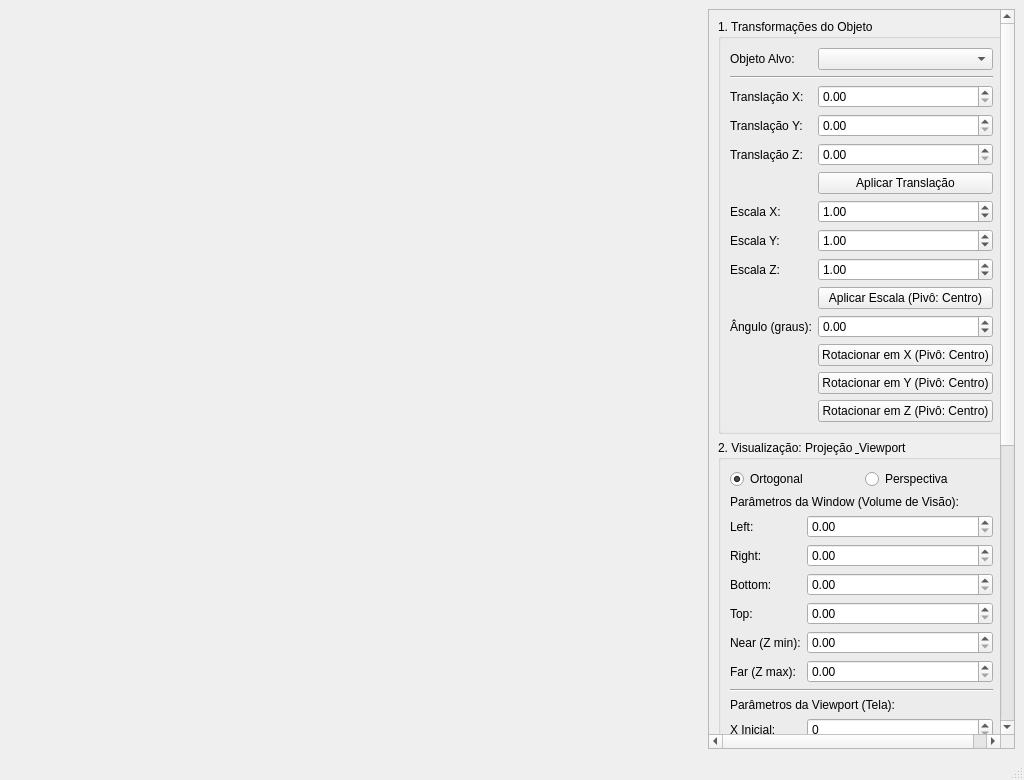
<?xml version="1.0" encoding="UTF-8"?>
<ui version="4.0">
 <class>MainWindow</class>
 <widget class="QMainWindow" name="MainWindow">
  <property name="geometry">
   <rect>
    <x>0</x>
    <y>0</y>
    <width>1024</width>
    <height>780</height>
   </rect>
  </property>
  <property name="windowTitle">
   <string>Computação Gráfica - Entregas</string>
  </property>
  <widget class="QWidget" name="centralwidget">
   <layout class="QHBoxLayout" name="horizontalLayout">
    <item>
     <widget class="DisplayFileWidget" name="areaDeDesenho" native="true">
      <property name="sizePolicy">
       <sizepolicy hsizetype="Expanding" vsizetype="Expanding">
        <horstretch>1</horstretch>
        <verstretch>0</verstretch>
       </sizepolicy>
      </property>
     </widget>
    </item>
    <item>
     <widget class="QScrollArea" name="scrollArea">
      <property name="minimumSize">
       <size>
        <width>270</width>
        <height>0</height>
       </size>
      </property>
      <property name="widgetResizable">
       <bool>true</bool>
      </property>
      <widget class="QWidget" name="controlsContainer">
       <property name="geometry">
        <rect>
         <x>0</x>
         <y>0</y>
         <width>251</width>
         <height>856</height>
        </rect>
       </property>
       <layout class="QVBoxLayout" name="verticalLayout">
        <item>
         <widget class="QGroupBox" name="groupBox_transform">
          <property name="title">
           <string>1. Transformações do Objeto</string>
          </property>
          <layout class="QFormLayout" name="formLayout">
           <item row="0" column="0">
            <widget class="QLabel" name="label">
             <property name="text">
              <string>Objeto Alvo:</string>
             </property>
            </widget>
           </item>
           <item row="0" column="1">
            <widget class="QComboBox" name="comboBox_objetos"/>
           </item>
           <item row="1" column="0" colspan="2">
            <widget class="Line" name="line_3">
             <property name="orientation">
              <enum>Qt::Horizontal</enum>
             </property>
            </widget>
           </item>
           <item row="2" column="0">
            <widget class="QLabel" name="label_3">
             <property name="text">
              <string>Translação X:</string>
             </property>
            </widget>
           </item>
           <item row="2" column="1">
            <widget class="QDoubleSpinBox" name="doubleSpinBox_dx"/>
           </item>
           <item row="3" column="0">
            <widget class="QLabel" name="label_6">
             <property name="text">
              <string>Translação Y:</string>
             </property>
            </widget>
           </item>
           <item row="3" column="1">
            <widget class="QDoubleSpinBox" name="doubleSpinBox_dy"/>
           </item>
           <item row="4" column="0">
            <widget class="QLabel" name="label_22">
             <property name="text">
              <string>Translação Z:</string>
             </property>
            </widget>
           </item>
           <item row="4" column="1">
            <widget class="QDoubleSpinBox" name="doubleSpinBox_dz"/>
           </item>
           <item row="5" column="1">
            <widget class="QPushButton" name="pushButton_transladar">
             <property name="text">
              <string>Aplicar Translação</string>
             </property>
            </widget>
           </item>
           <item row="6" column="0">
            <widget class="QLabel" name="label_8">
             <property name="text">
              <string>Escala X:</string>
             </property>
            </widget>
           </item>
           <item row="6" column="1">
            <widget class="QDoubleSpinBox" name="doubleSpinBox_sx">
             <property name="value">
              <double>1.000000000000000</double>
             </property>
            </widget>
           </item>
           <item row="7" column="0">
            <widget class="QLabel" name="label_9">
             <property name="text">
              <string>Escala Y:</string>
             </property>
            </widget>
           </item>
           <item row="7" column="1">
            <widget class="QDoubleSpinBox" name="doubleSpinBox_sy">
             <property name="value">
              <double>1.000000000000000</double>
             </property>
            </widget>
           </item>
           <item row="8" column="0">
            <widget class="QLabel" name="label_23">
             <property name="text">
              <string>Escala Z:</string>
             </property>
            </widget>
           </item>
           <item row="8" column="1">
            <widget class="QDoubleSpinBox" name="doubleSpinBox_sz">
             <property name="value">
              <double>1.000000000000000</double>
             </property>
            </widget>
           </item>
           <item row="9" column="1">
            <widget class="QPushButton" name="pushButton_escalar">
             <property name="text">
              <string>Aplicar Escala (Pivô: Centro)</string>
             </property>
            </widget>
           </item>
           <item row="10" column="0">
            <widget class="QLabel" name="label_11">
             <property name="text">
              <string>Ângulo (graus):</string>
             </property>
            </widget>
           </item>
           <item row="10" column="1">
            <widget class="QDoubleSpinBox" name="doubleSpinBox_angulo">
             <property name="minimum">
              <double>-360.000000000000000</double>
             </property>
             <property name="maximum">
              <double>360.000000000000000</double>
             </property>
            </widget>
           </item>
           <item row="11" column="1">
            <widget class="QPushButton" name="pushButton_rotacionar_X">
             <property name="text">
              <string>Rotacionar em X (Pivô: Centro)</string>
             </property>
            </widget>
           </item>
           <item row="12" column="1">
            <widget class="QPushButton" name="pushButton_rotacionar_Y">
             <property name="text">
              <string>Rotacionar em Y (Pivô: Centro)</string>
             </property>
            </widget>
           </item>
           <item row="13" column="1">
            <widget class="QPushButton" name="pushButton_rotacionar_Z">
             <property name="text">
              <string>Rotacionar em Z (Pivô: Centro)</string>
             </property>
            </widget>
           </item>
          </layout>
         </widget>
        </item>
        <item>
         <widget class="QGroupBox" name="groupBox_camera">
          <property name="title">
           <string>2. Visualização: Projeção &amp; Viewport</string>
          </property>
          <layout class="QFormLayout" name="formLayout_2">
           <item row="0" column="0" colspan="2">
            <layout class="QHBoxLayout" name="horizontalLayout_radio">
             <item>
              <widget class="QRadioButton" name="radioButton_ortho">
               <property name="text">
                <string>Ortogonal</string>
               </property>
               <property name="checked">
                <bool>true</bool>
               </property>
              </widget>
             </item>
             <item>
              <widget class="QRadioButton" name="radioButton_perspective">
               <property name="text">
                <string>Perspectiva</string>
               </property>
              </widget>
             </item>
            </layout>
           </item>
           <item row="1" column="0" colspan="2">
            <widget class="QLabel" name="label_ortho_params">
             <property name="text">
              <string>Parâmetros da Window (Volume de Visão):</string>
             </property>
            </widget>
           </item>
           <item row="2" column="0">
            <widget class="QLabel" name="label_4">
             <property name="text">
              <string>Left:</string>
             </property>
            </widget>
           </item>
           <item row="2" column="1">
            <widget class="QDoubleSpinBox" name="doubleSpinBox_ortho_left"/>
           </item>
           <item row="3" column="0">
            <widget class="QLabel" name="label_5">
             <property name="text">
              <string>Right:</string>
             </property>
            </widget>
           </item>
           <item row="3" column="1">
            <widget class="QDoubleSpinBox" name="doubleSpinBox_ortho_right"/>
           </item>
           <item row="4" column="0">
            <widget class="QLabel" name="label_13">
             <property name="text">
              <string>Bottom:</string>
             </property>
            </widget>
           </item>
           <item row="4" column="1">
            <widget class="QDoubleSpinBox" name="doubleSpinBox_ortho_bottom"/>
           </item>
           <item row="5" column="0">
            <widget class="QLabel" name="label_14">
             <property name="text">
              <string>Top:</string>
             </property>
            </widget>
           </item>
           <item row="5" column="1">
            <widget class="QDoubleSpinBox" name="doubleSpinBox_ortho_top"/>
           </item>
           <item row="6" column="0">
            <widget class="QLabel" name="label_26">
             <property name="text">
              <string>Near (Z min):</string>
             </property>
            </widget>
           </item>
           <item row="6" column="1">
            <widget class="QDoubleSpinBox" name="doubleSpinBox_ortho_near"/>
           </item>
           <item row="7" column="0">
            <widget class="QLabel" name="label_27">
             <property name="text">
              <string>Far (Z max):</string>
             </property>
            </widget>
           </item>
           <item row="7" column="1">
            <widget class="QDoubleSpinBox" name="doubleSpinBox_ortho_far"/>
           </item>
           <item row="8" column="0" colspan="2">
            <widget class="Line" name="line_2">
             <property name="orientation">
              <enum>Qt::Horizontal</enum>
             </property>
            </widget>
           </item>
           <item row="9" column="0" colspan="2">
            <widget class="QLabel" name="label_15">
             <property name="text">
              <string>Parâmetros da Viewport (Tela):</string>
             </property>
            </widget>
           </item>
           <item row="10" column="0">
            <widget class="QLabel" name="label_16">
             <property name="text">
              <string>X Inicial:</string>
             </property>
            </widget>
           </item>
           <item row="10" column="1">
            <widget class="QSpinBox" name="spinBox_vp_x"/>
           </item>
           <item row="11" column="0">
            <widget class="QLabel" name="label_17">
             <property name="text">
              <string>Y Inicial:</string>
             </property>
            </widget>
           </item>
           <item row="11" column="1">
            <widget class="QSpinBox" name="spinBox_vp_y"/>
           </item>
           <item row="12" column="0">
            <widget class="QLabel" name="label_18">
             <property name="text">
              <string>Largura:</string>
             </property>
            </widget>
           </item>
           <item row="12" column="1">
            <widget class="QSpinBox" name="spinBox_vp_largura"/>
           </item>
           <item row="13" column="0">
            <widget class="QLabel" name="label_19">
             <property name="text">
              <string>Altura:</string>
             </property>
            </widget>
           </item>
           <item row="13" column="1">
            <widget class="QSpinBox" name="spinBox_vp_altura"/>
           </item>
           <item row="14" column="1">
            <widget class="QPushButton" name="pushButton_atualizarCamera">
             <property name="text">
              <string>Aplicar Projeção e Viewport</string>
             </property>
            </widget>
           </item>
          </layout>
         </widget>
        </item>
        <item>
         <widget class="QGroupBox" name="groupBox_win_transform">
          <property name="title">
           <string>3. Navegação da Câmera</string>
          </property>
          <layout class="QFormLayout" name="formLayout_3">
           <item row="0" column="0">
            <widget class="QLabel" name="label_7">
             <property name="text">
              <string>Translação X:</string>
             </property>
            </widget>
           </item>
           <item row="0" column="1">
            <widget class="QDoubleSpinBox" name="doubleSpinBox_win_dx"/>
           </item>
           <item row="1" column="0">
            <widget class="QLabel" name="label_10">
             <property name="text">
              <string>Translação Y:</string>
             </property>
            </widget>
           </item>
           <item row="1" column="1">
            <widget class="QDoubleSpinBox" name="doubleSpinBox_win_dy"/>
           </item>
           <item row="2" column="0">
            <widget class="QLabel" name="label_28">
             <property name="text">
              <string>Translação Z:</string>
             </property>
            </widget>
           </item>
           <item row="2" column="1">
            <widget class="QDoubleSpinBox" name="doubleSpinBox_win_dz"/>
           </item>
           <item row="3" column="1">
            <widget class="QPushButton" name="pushButton_win_translate">
             <property name="text">
              <string>Mover Câmera</string>
             </property>
            </widget>
           </item>
           <item row="4" column="0">
            <widget class="QLabel" name="label_12">
             <property name="text">
              <string>Escala X:</string>
             </property>
            </widget>
           </item>
           <item row="4" column="1">
            <widget class="QDoubleSpinBox" name="doubleSpinBox_win_sx"/>
           </item>
           <item row="5" column="0">
            <widget class="QLabel" name="label_20">
             <property name="text">
              <string>Escala Y:</string>
             </property>
            </widget>
           </item>
           <item row="5" column="1">
            <widget class="QDoubleSpinBox" name="doubleSpinBox_win_sy"/>
           </item>
           <item row="6" column="0">
            <widget class="QLabel" name="label_29">
             <property name="text">
              <string>Escala Z:</string>
             </property>
            </widget>
           </item>
           <item row="6" column="1">
            <widget class="QDoubleSpinBox" name="doubleSpinBox_win_sz"/>
           </item>
           <item row="7" column="1">
            <widget class="QPushButton" name="pushButton_win_scale">
             <property name="text">
              <string>Zoom Câmera</string>
             </property>
            </widget>
           </item>
           <item row="8" column="0">
            <widget class="QLabel" name="label_21">
             <property name="text">
              <string>Ângulo Giro Z:</string>
             </property>
            </widget>
           </item>
           <item row="8" column="1">
            <widget class="QDoubleSpinBox" name="doubleSpinBox_win_angle"/>
           </item>
           <item row="9" column="1">
            <widget class="QPushButton" name="pushButton_win_rotate">
             <property name="text">
              <string>Girar Câmera em Z</string>
             </property>
            </widget>
           </item>
          </layout>
         </widget>
        </item>
        <item>
         <spacer name="verticalSpacer">
          <property name="orientation">
           <enum>Qt::Vertical</enum>
          </property>
          <property name="sizeHint" stdset="0">
           <size>
            <width>20</width>
            <height>40</height>
           </size>
          </property>
         </spacer>
        </item>
       </layout>
      </widget>
     </widget>
    </item>
   </layout>
  </widget>
  <widget class="QMenuBar" name="menubar">
   <property name="geometry">
    <rect>
     <x>0</x>
     <y>0</y>
     <width>1024</width>
     <height>21</height>
    </rect>
   </property>
  </widget>
  <widget class="QStatusBar" name="statusbar"/>
 </widget>
 <customwidgets>
  <customwidget>
   <class>DisplayFileWidget</class>
   <extends>QWidget</extends>
   <header>displayfilewidget.h</header>
   <container>1</container>
  </customwidget>
 </customwidgets>
 <resources/>
 <connections/>
</ui>
